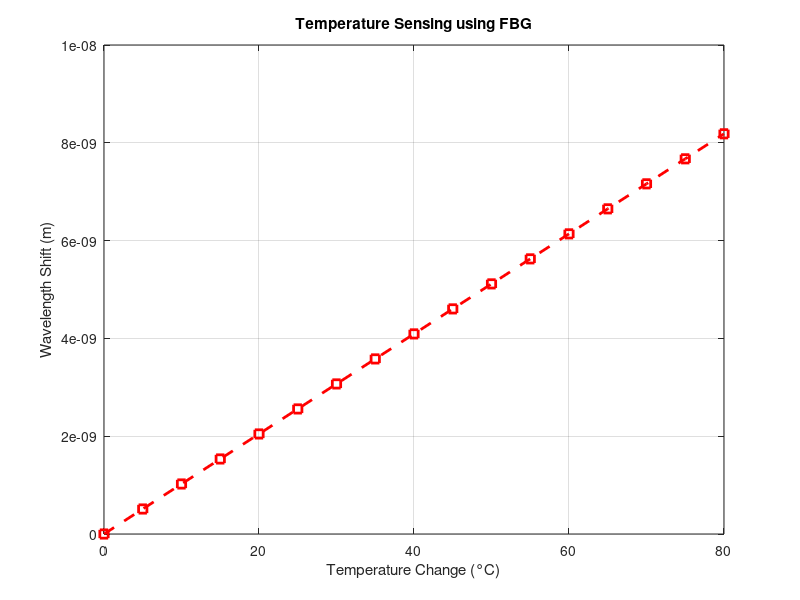

Recreate this plot in MATLAB.
clc;           % Clears the command window
clear all;     % Clears all variables from the workspace
close all;     % Closes all open figure windows

% --- Thermal expansion coefficient of the optical fiber material ---
EETATHERMAL = 6.6e-5;  % Thermal expansion coefficient (per °C)

% --- Temperature range for analysis ---
DELTATEMP = 0:5:80;  % Temperature change from 0°C to 80°C in steps of 5°C

% --- Bragg wavelength of the FBG (Fiber Bragg Grating) ---
LAMBDAB = 1550e-9;  % Central Bragg wavelength (in meters)

% --- Wavelength shift due to temperature change ---
% Formula: Δλ = λ * α * ΔT
% α (thermal expansion coefficient), ΔT is temperature change
DELTALAMBDA = LAMBDAB * EETATHERMAL * DELTATEMP;  

% --- Plotting the results ---
plot(DELTATEMP, DELTALAMBDA, '--rs', 'LineWidth', 2, 'MarkerSize', 6);  % Plot temp vs. wavelength shift
grid on;                         % Display grid
xlabel('Temperature Change (°C)');   % X-axis label
ylabel('Wavelength Shift (m)');     % Y-axis label
title('Temperature Sensing using FBG');  % Title for the plot
